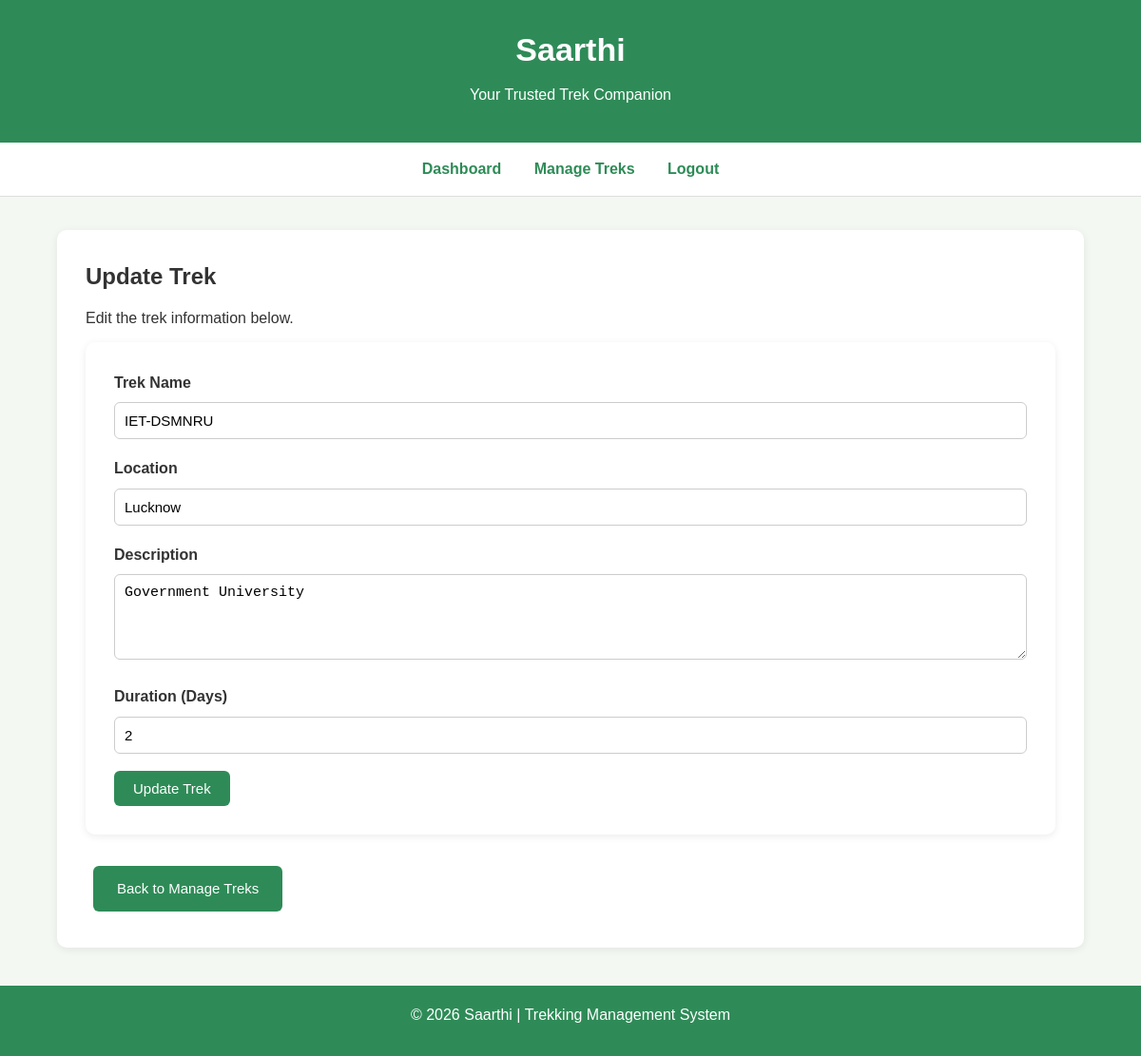
/update_trek/2, run on the app's committed database.
### app.py (models this page shows)
class Trekking_table(db.Model):
    id = db.Column(db.Integer, primary_key=True)
    name = db.Column(db.String(100), nullable=False)
    location = db.Column(db.String(100), nullable=False)
    user_id = db.Column(db.Integer, db.ForeignKey('user.id'), nullable=False)
    description = db.Column(db.Text, nullable=False)
    duration = db.Column(db.Integer, nullable=False)
    staff_id = db.Column(db.Integer, db.ForeignKey('staff.id'))
    available_slots = db.Column(db.Integer, default=20)
    status = db.Column(db.String(20), default="Open")
    progress = db.Column(db.String(20), default="Not Started")

### app.py (the view, shortened to what this page needs)
@app.route("/update_trek/<int:trek_id>", methods=['GET', 'POST'])
def update_trek(trek_id):
    trek = Trekking_table.query.get_or_404(trek_id)
    return render_template('Admin/update_trek.html', trek=trek)

### templates/Admin/update_trek.html (shortened to what this page needs)
<!DOCTYPE html>
<html lang="en">
<head>
    <link rel="stylesheet" href="{{ url_for('static', filename='css/style.css') }}">
</head>
<body>
    <header>
        <h1>Saarthi</h1>
        <p>Your Trusted Trek Companion</p>
    </header>
    <nav>
        <a href="/admin_dashboard">Dashboard</a>
        <a href="/treks">Manage Treks</a>
        <a href="/logout">Logout</a>
    </nav>
    <div class="container">
        <div class="card">
            <h2>Update Trek</h2>
            <p>Edit the trek information below.</p>
            <form method="POST">
                <label>Trek Name</label>
                <input
                    type="text"
                    name="name"
                    value="{{ trek.name }}"
                    required>
                <label>Location</label>
                <input
                    type="text"
                    name="location"
                    value="{{ trek.location }}"
                    required>
                <label>Description</label>
                <textarea
                    name="description"
                    required>{{ trek.description }}</textarea>
                <label>Duration (Days)</label>
                <input
                    type="number"
                    name="duration"
                    value="{{ trek.duration }}"
                    required>
                <br>
                <input type="submit" value="Update Trek">
            </form>
            <br>
            <a href="/treks" class="btn">Back to Manage Treks</a>
        </div>
    </div>
    <footer>
        <p>© 2026 Saarthi | Trekking Management System</p>
    </footer>
</body>
</html>

### static/css/style.css (style rules this page uses)
* { margin:0; padding:0; box-sizing:border-box; }
body { font-family:Arial, Helvetica, sans-serif; background:#f4f8f3; color:#333; line-height:1.6; }
header { background:#2e8b57; color:white; text-align:center; padding:25px; }
header h1 { font-size:34px; margin-bottom:8px; }
header p { font-size:16px; }
nav { background:white; text-align:center; padding:15px; border-bottom:1px solid #dddddd; }
nav a { color:#2e8b57; text-decoration:none; margin:0 15px; font-weight:bold; }
.container { width:90%; max-width:1100px; margin:35px auto; }
.card { background:white; padding:30px; border-radius:10px; box-shadow:0 2px 8px rgba(0,0,0,0.08); margin-bottom:30px; }
.btn { display:inline-block; background:#2e8b57; color:white; text-decoration:none; padding:12px 25px; border-radius:6px; margin:8px; border:none; cursor:pointer; font-size:15px; }
form { background:white; padding:30px; border-radius:10px; box-shadow:0 2px 8px rgba(0,0,0,0.08); }
label { font-weight:bold; }
input[type=text], input[type=email], input[type=password], input[type=number], select, textarea { width:100%; padding:10px; margin-top:8px; margin-bottom:18px; border:1px solid #cccccc; border-radius:6px; font-size:15px; }
textarea { resize:vertical; min-height:90px; }
input[type=submit], button { background:#2e8b57; color:white; border:none; padding:10px 20px; border-radius:6px; cursor:pointer; font-size:15px; }
h1 { margin-bottom:15px; }
h2 { margin-bottom:12px; }
p { margin-bottom:12px; }
a { color:#2e8b57; }
footer { margin-top:40px; background:#2e8b57; color:white; text-align:center; padding:18px; }

### data on the page
Trekking_table: name "IET-DSMNRU", location "Lucknow", description "Government University", duration "2"
